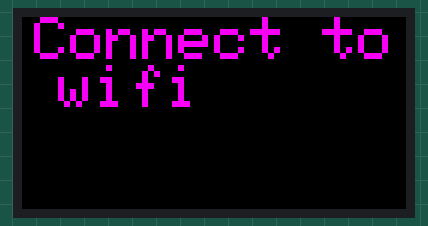
Recording of a sketch running on a simulated ESP32. On the bench: 64×32 colour display. WiFi joins after 1.5 s; servers stay silent unless stated; the local clock reads 2024-03-15 10:24:30 at power-on unless the sketch sets it; what the sketch prints to the serial monitor is not drawn.

Above: at 2.1 s.
At 3.1 s:
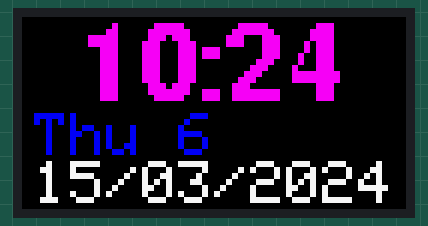

The sketch:

Esp32_p5_ntpclock.ino
```cpp
//+---------+   Panel - ESP32 pins
//|  R1 G1  |    R1   - IO25      G1   - IO26
//|  B1 GND |    B1   - IO27      GND  - GND
//|  R2 G2  |    R2   - IO21      G2   - IO22
//|  B2 GND |    B2   - IO23      GND  - GND
//|   A B   |    A    - IO12      B    - IO16
//|   C D   |    C    - IO17      D    - IO18
//| CLK LAT |    CLK  - IO15      LAT  - IO32
//|  OE GND |    OE   - IO33      GND  - GND
//+---------+


#include <WiFi.h>

#include <Adafruit_GFX.h>
#include <P3RGB64x32MatrixPanel.h>
#include <Fonts/FreeSansBold9pt7b.h>

P3RGB64x32MatrixPanel matrix;


char ssid[] = "Bphone B86s";
char pass[] = "88888888";
int oldMin, newMin, rFre;

#define TZ (7*60*60) /*JST*/

void setup() {
  Serial.begin(115200);

  Serial.print("Attempting to connect to Network named: ");
  Serial.println(ssid);                   // print the network name (SSID);

  WiFi.begin(ssid, pass);
  while (WiFi.status() != WL_CONNECTED) {
    Serial.print(".");
    delay(1000);
  }
  Serial.println("");
  IPAddress ip = WiFi.localIP();
  Serial.print("IP Address: ");
  Serial.println(ip);

  configTime(TZ, 0, "ntp.nict.jp", "ntp.jst.mfeed.ad.jp"); // enable NTP

  matrix.begin();                           // setup the LED matrix

  matrix.setCursor(2, 0);
  matrix.setTextColor(matrix.color444(150, 0, 150));
  matrix.setFont();
  matrix.printf("Connect to wifi");
  matrix.swapBuffer();
  delay(1000);
  matrix.fillScreen(0);
}

void loop()
{
  if (WiFi.status() != WL_CONNECTED)
    ESP.restart();

  time_t t;
  static time_t last_t;
  struct tm *tm;
  static const char* const wd[7] = {"Chu Nhat","Thu 2","Thu 3","Thu 4","Thu 5","Thu 6","Thu 7"};

  t = time(NULL);

  //if (last_t == t) return; // draw each second
  //last_t = t;
  tm = localtime(&t);
  oldMin = tm->tm_min;
  Serial.print("Old");Serial.print(oldMin);Serial.print("New");Serial.println(newMin);
  if(newMin != oldMin) {matrix.fillScreen(0);}
  newMin = tm->tm_min;

  //matrix.fillScreen(0);

  matrix.setTextColor(matrix.color444(150, 0, 150)); // R,G,B
  matrix.setFont(&FreeSansBold9pt7b);
  matrix.setCursor(9, 13);
  matrix.printf("%02d:%02d", tm->tm_hour, tm->tm_min);
  matrix.swapBuffer();
  matrix.setFont();
  //matrix.printf(":%02d", tm->tm_sec);


  matrix.setCursor(2, 16);
  matrix.setTextColor(matrix.color444(0, 0, 150));
  matrix.printf("%s", wd[tm->tm_wday]);

  matrix.setCursor(2, 24);
  matrix.setTextColor(matrix.color444(150, 150, 150));
  matrix.printf("%02d/%02d/%04d\n", tm->tm_mday, tm->tm_mon+1, tm->tm_year+1900);


}
```

Measured:
- what the display in image 0 shows lasts 1.0 s, from 2.0 s to 3.0 s
